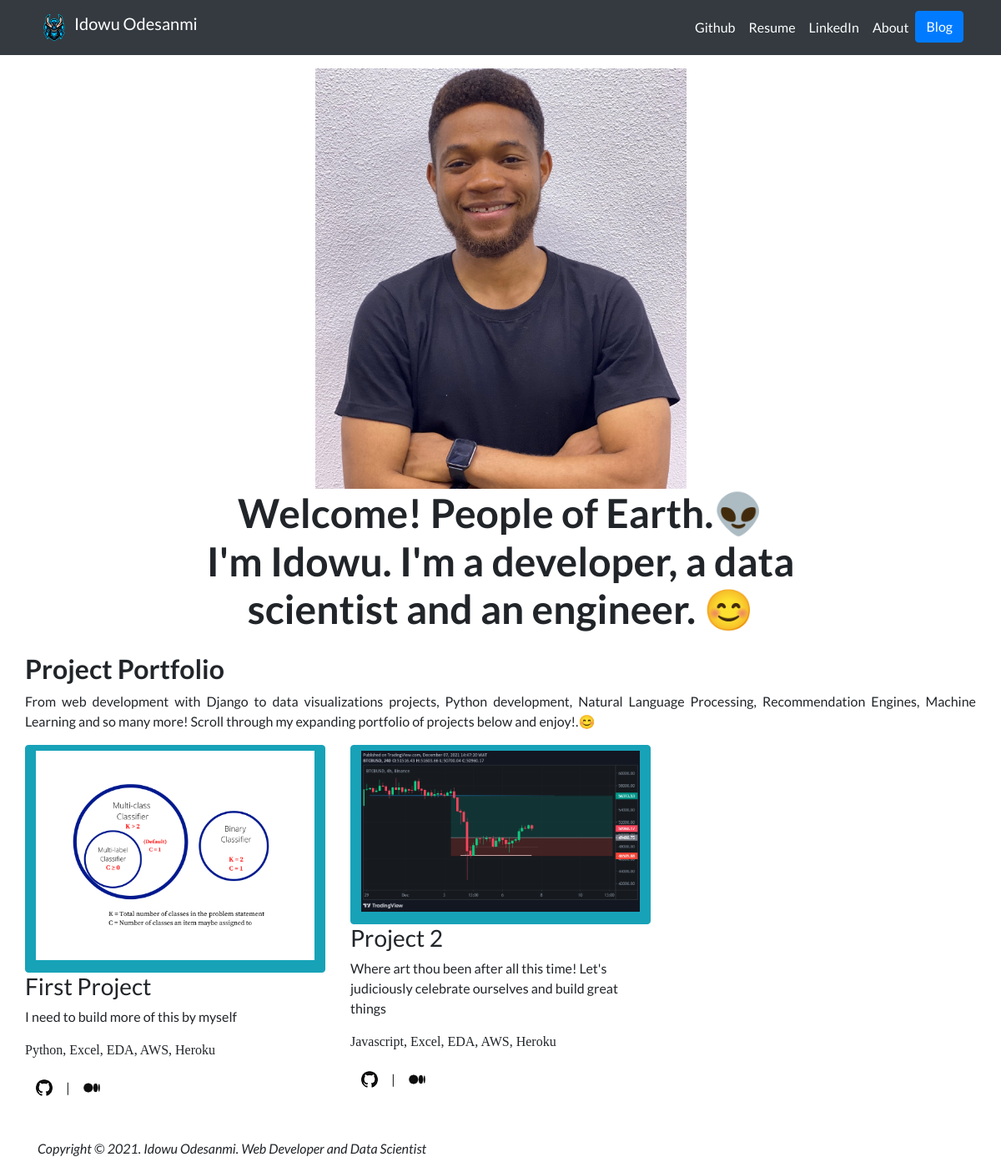
The page / on the database its author committed.
### projects/models.py (models this page shows, shortened)
class Project(models.Model):
    title = models.CharField(max_length=100)
    description = models.CharField(max_length=250)
    image = models.ImageField(upload_to = 'projects/images/')
    url = models.URLField(blank=True)
    tools = models.CharField(max_length=250, blank=True)
    blog_url = models.URLField(blank=True)

### projects/views.py (the view)
# urls.py: 2. Add a URL to urlpatterns:  path('', views.home, name='home')
def home(request):
    myprojects = Project.objects.all()
    return render(request,'projects/home.html', {'myprojects':myprojects})

### projects/templates/projects/home.html (shortened to what this page needs)
{% extends 'projects/base.html' %}
{% load static %}
{% block content %}
    <div class = "row justify-content-center my-3">
      <div class="col-5">
        <img src = "{% static 'projects/smilinginger.jpg' %}" class="img-fluid">
    </div>
    <div class="row justify-content-center mb-3">
      <div class="col-md-9 text-center">
        <h3 id="hometext"><b>Welcome! People of Earth.</b>👽 <br> <b>I'm Idowu. I'm a developer, a data scientist and an engineer. </b> 😊</h3>
      </div>
    </div>
    <p class="h2"><b>Project Portfolio</b></p>
    <p class="text-justify"> From web development with Django to data visualizations projects, Python development, Natural Language Processing,
                            Recommendation Engines, Machine Learning and so many more!
                          Scroll through my expanding portfolio of projects below and enjoy!.😊 </p>
    <div class = "row">
      {% for project in myprojects %}
      <div class="col-lg-4 col-md-6">
        {% if project.url %}
        <a href= "{{ project.url }}" class="btn btn-info">
          <img src="{{ project.image.url }}" class="img-fluid mb-2">
        </a>
        {% else %}
        <img src="{{ project.image.url }}" class="img-fluid mb-2">
        {% endif %}
      <h3>{{ project.title }} </h3>
      <p>{{ project.description }}</p>
      <p style="font-family: cursive;">{{ project.tools }}</p>
      <a href= "{{ project.url }}" class="btn">
        <img src="{% static 'projects/githublogo.png' %}" width="20" height="20" class="d-inline-block align-top" alt="Github">
      </a>
      |
      <a href= "{{ project.blog_url }}" class="btn">
        <img src="{% static 'projects/medium.png' %}" width="20" height="20" class="d-inline-block align-top" alt="Medium">
      </a>
      </div>
      {% endfor %}
    </div>
{% endblock %}

### projects/static/projects/custom.css (style rules this page uses)
body { font-family: 'Lato', sans-serif; }
@media (min-width: 992px) { #hometext { font-size: 3rem; } }

### rows shown on the page
Project: image (picture), title "First Project", description "I need to build more of this by myself", tools "Python, Excel, EDA, AWS, Heroku"
Project: image (picture), title "Project 2", description "Where art thou been after all this time! Let's judiciously celebrate ourselves and build great things", tools "Javascript, Excel, EDA, AWS, Heroku"
